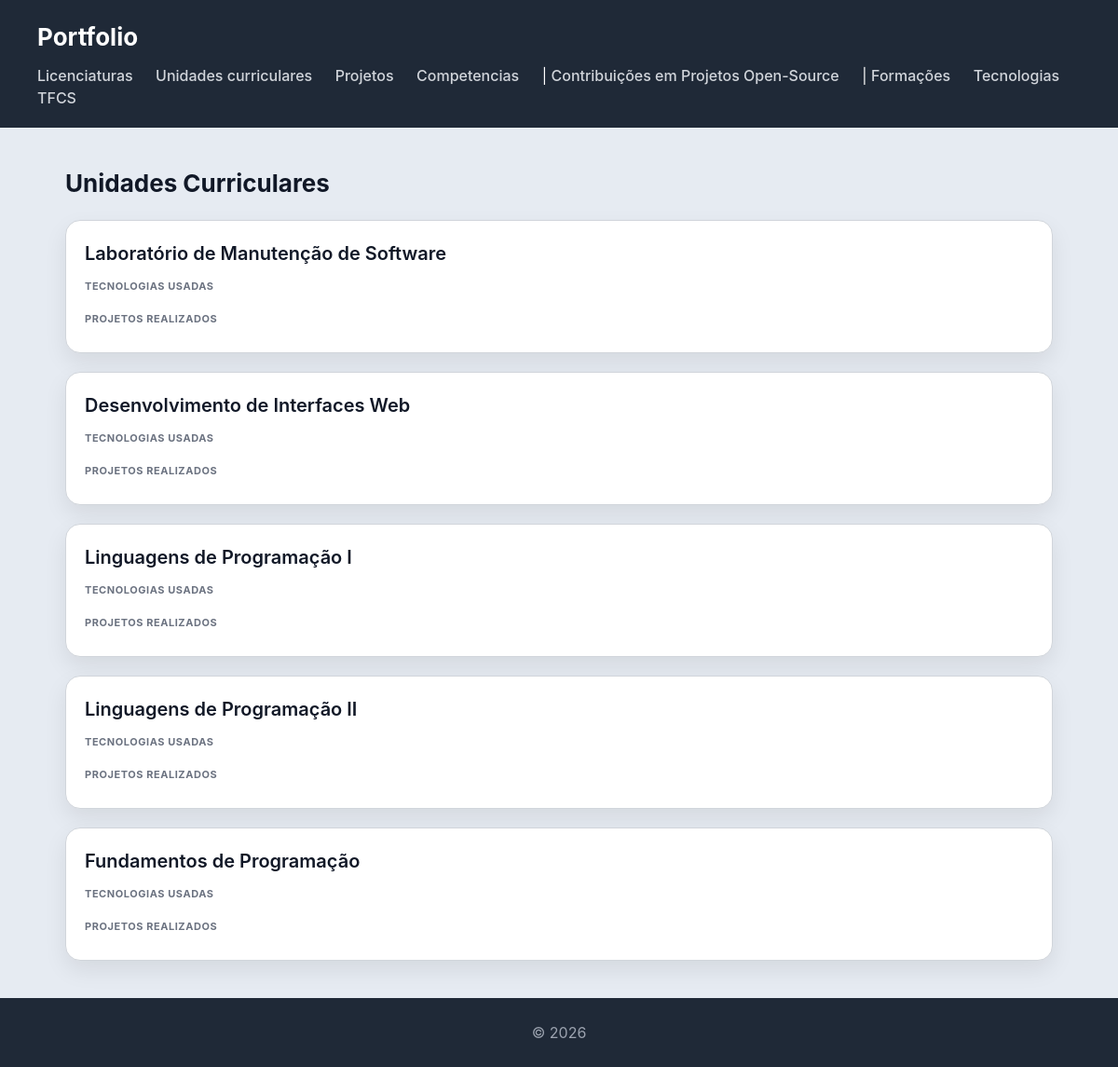
The page /ucs/ on the database its author committed.
### portfolio/models.py (models this page shows)
class UC(models.Model):
    nome = models.CharField(max_length=100)
    abreviatura = models.CharField(max_length=5)
    semestre = models.CharField(max_length=1)
    ano =models.IntegerField()
    licenciatura = models.ForeignKey(Licenciatura, on_delete=models.CASCADE)
    def __str__(self):
        return self.nome

### portfolio/views.py (the view)
# urls.py: path('ucs/', views.unidadeCurricular_view, name='ucs'),
def unidadeCurricular_view(request):
    ucs = (UC.objects
                    .select_related()
                    .prefetch_related()
                    .all())
    return render(request, 'portfolio/unidadesCurriculares.html', {'ucs': ucs})

### portfolio/templates/portfolio/unidadesCurriculares.html (shortened to what this page needs)
{% extends "portfolio/base.html" %}
{% block content %}
<h2>Unidades Curriculares</h2>
<section>
    {% for uc in ucs %}
    <article>
        <header>
            <h3>{{ uc }}</h3>
        </header>
        <section>
            <h4>Tecnologias usadas</h4>
        </section>
        <section>
            <h4>Projetos Realizados</h4>
        </section>
    </article>
    {% endfor %}
</section>
{% endblock %}

### portfolio/static/portfolio/styles.css (style rules this page uses)
* { box-sizing: border-box; margin: 0; padding: 0; }
body { font-family: "Inter", "Segoe UI", system-ui, -apple-system, sans-serif; background: #e6ebf2; color: #111827; line-height: 1.5; }
h2 { margin-bottom: 20px; font-size: 26px; }
section > article { background: white; padding: 20px; border-radius: 16px; border: 1px solid #d1d5db; box-shadow: 0 10px 25px rgba(0,0,0,0.08); transition: all 0.25s ease; margin-bottom: 20px; }
article > header { margin-bottom: 12px; }
article > header > h3 { font-size: 20px; font-weight: 600; margin-bottom: 4px; }
article > section { margin-top: 10px; }
article > section > h4 { font-size: 11px; text-transform: uppercase; color: #6b7280; margin-bottom: 8px; letter-spacing: 0.05em; }

### rows shown on the page
UC: nome "Laboratório de Manutenção de Software"
UC: nome "Desenvolvimento de Interfaces Web"
UC: nome "Linguagens de Programação I"
UC: nome "Linguagens de Programação II"
UC: nome "Fundamentos de Programação"
